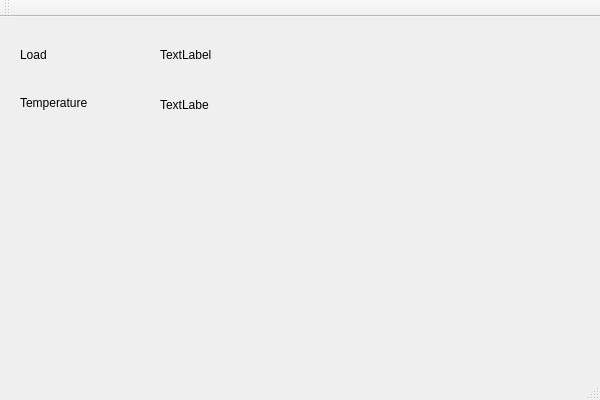
<?xml version="1.0" encoding="UTF-8"?>
<ui version="4.0">
 <class>QtWidgetsApplication_Class</class>
 <widget class="QMainWindow" name="QtWidgetsApplication_Class">
  <property name="geometry">
   <rect>
    <x>0</x>
    <y>0</y>
    <width>600</width>
    <height>400</height>
   </rect>
  </property>
  <property name="windowTitle">
   <string>QtWidgetsApplication_</string>
  </property>
  <widget class="QWidget" name="centralWidget">
   <widget class="QLabel" name="label">
    <property name="geometry">
     <rect>
      <x>20</x>
      <y>30</y>
      <width>49</width>
      <height>16</height>
     </rect>
    </property>
    <property name="text">
     <string>Load</string>
    </property>
   </widget>
   <widget class="QLabel" name="label_2">
    <property name="geometry">
     <rect>
      <x>20</x>
      <y>76</y>
      <width>71</width>
      <height>20</height>
     </rect>
    </property>
    <property name="text">
     <string>Temperature</string>
    </property>
   </widget>
   <widget class="QLabel" name="label_3">
    <property name="geometry">
     <rect>
      <x>160</x>
      <y>30</y>
      <width>51</width>
      <height>16</height>
     </rect>
    </property>
    <property name="text">
     <string>TextLabel</string>
    </property>
   </widget>
   <widget class="QLabel" name="label_4">
    <property name="geometry">
     <rect>
      <x>160</x>
      <y>80</y>
      <width>49</width>
      <height>16</height>
     </rect>
    </property>
    <property name="text">
     <string>TextLabel</string>
    </property>
   </widget>
  </widget>
  <widget class="QMenuBar" name="menuBar">
   <property name="geometry">
    <rect>
     <x>0</x>
     <y>0</y>
     <width>600</width>
     <height>21</height>
    </rect>
   </property>
  </widget>
  <widget class="QToolBar" name="mainToolBar">
   <attribute name="toolBarArea">
    <enum>TopToolBarArea</enum>
   </attribute>
   <attribute name="toolBarBreak">
    <bool>false</bool>
   </attribute>
  </widget>
  <widget class="QStatusBar" name="statusBar"/>
 </widget>
 <layoutdefault spacing="6" margin="11"/>
 <resources>
  <include location="QtWidgetsApplication_.qrc"/>
 </resources>
 <connections/>
</ui>
